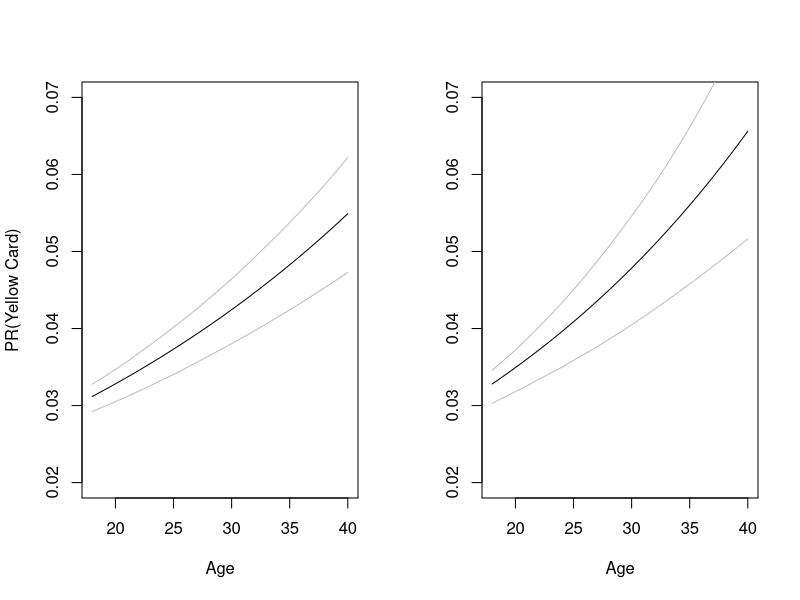
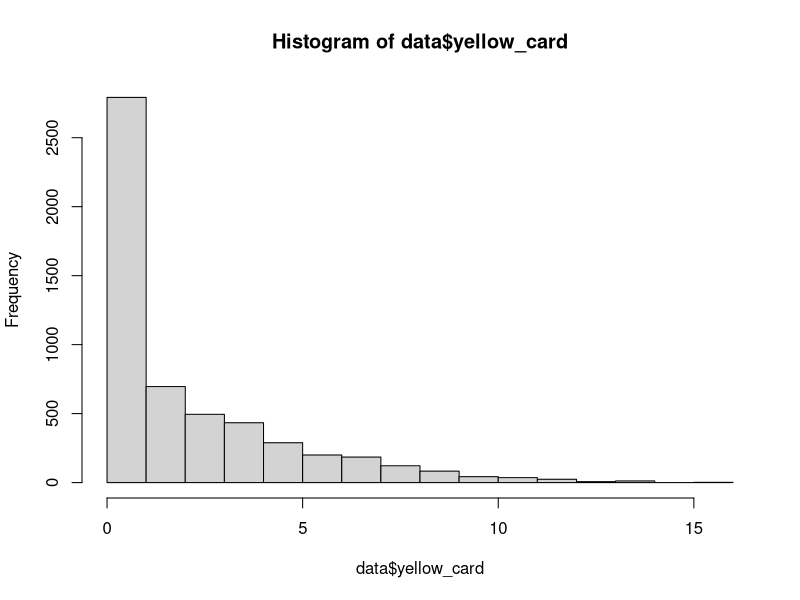
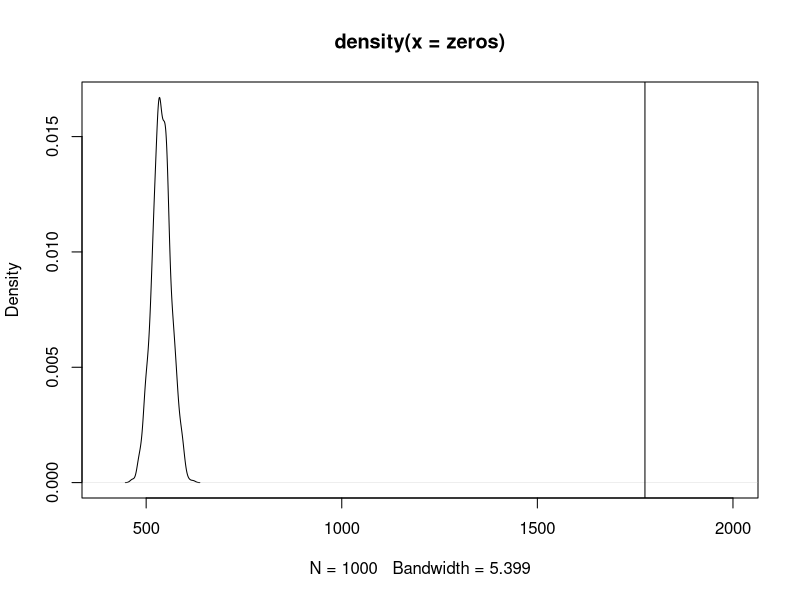
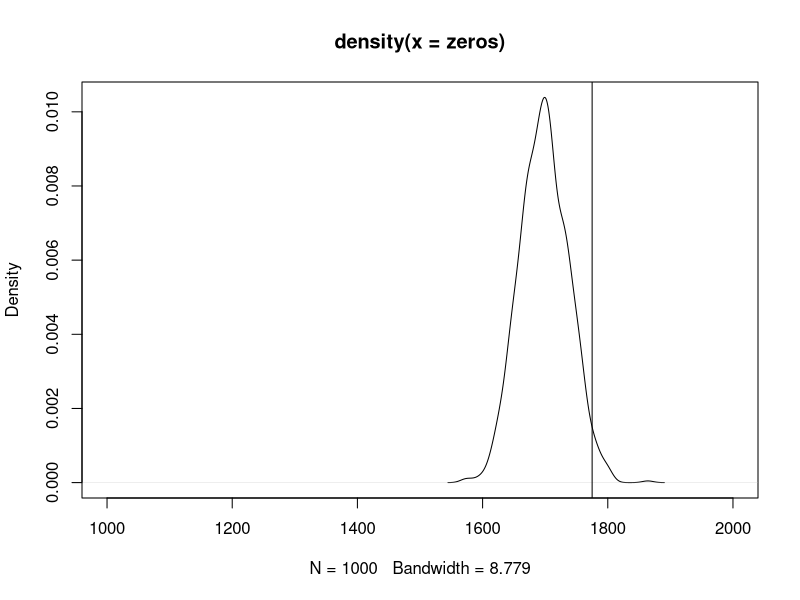

Write the R code that produced these figures, in order.
#################################################################
# count data, over dispersion and zero inflation
# Lab 6, 13.10.14
# Quant III, Elad Zippory
#################################################################

rm(list=ls())
set.seed(123)
library(foreign)

# Overdispersion and zero inflation - POISSION and BINOMIAL
data <- read.dta("soccer_data.dta")
# Miguel, Edward, Sebastin M. Saiegh, and Shanker Satyanath. 
# "Civil war exposure and violence." Economics & Politics 23.1 (2011): 59-73.

## estimating poisson model
#---------------------------------------------------------------------
summary(poisson <- glm(yellow_card ~ civwar + age, 
                       family = "poisson", data = data))

## negative binomial
library(MASS)
summary(negbin <- glm.nb(yellow_card ~ civwar + age, data = data))

## estimating marginal effects of age using simulation, assuming civwar=0
#---------------------------------------------------------------------
par(mfrow=c(1,2))
## POISSON
betas <- mvrnorm(n=1000, mu=poisson$coefficients, 
                 Sigma=summary(poisson)$cov.unscaled)
age <- 18:40
marg <- matrix(NA, nrow=1000, ncol=length(age))

# this is a horrible double loop. try to do both with apply().
# i.e write a function of one iteration, with apply(), then another
# apply that calls that function.
for (i in 1:1000)
{
    for (a in 1:length(age))
    {
        marg[i,a] <- betas[i,3] * exp(c(1, 0, a) %*% betas[i,])
    }
}

marg <- apply(marg, 2, function(x)
  c(mean(x), quantile(x, c(.025, .975))))

plot(age, marg[1,], type="l", 
     xlab="Age", ylab="PR(Yellow Card)", ylim=c(0.02, 0.07))
lines(age, marg[2,], col="grey")
lines(age, marg[3,], col="grey")

#---------------------------------------------------------------------
## NEGATIVE BINOMIAL
betas <- mvrnorm(n=1000, mu=negbin$coefficients, 
                 Sigma=summary(negbin)$cov.unscaled)
age <- 18:40
marg <- matrix(NA, nrow=1000, ncol=length(age))
for (i in 1:1000)
{
    for (a in 1:length(age))
    {
        marg[i,a] <- betas[i,3] * exp(c(1, 0, a) %*% betas[i,])
    }
}

marg <- apply(marg, 2, function(x) c(mean(x), quantile(x, c(.025, .975))))

plot(age, marg[1,], type="l", 
     xlab="Age", ylab="", ylim=c(0.02, 0.07))
lines(age, marg[2,], col="grey")
lines(age, marg[3,], col="grey")
#---------------------------------------------------------------------
# Infalted Zeros?
par(mfrow=c(1,1))
hist(data$yellow_card)

# How would you test for it?
# given data and parameters, what is the probability that we observe zeros?

betas <- mvrnorm(n=1000, mu=poisson$coefficients, 
                 Sigma=summary(poisson)$cov.unscaled)

zeros=numeric(1000)
for (i in 1:1000)
{
    xb=cbind(1,data$civwar,data$age)%*%betas[i,]
    zeros[i]=sum(rpois(n = length(xb),lambda = exp(xb))==0)
}

plot(density(zeros),xlim = c(400,2000))
abline(v = sum(data$yellow_card==0))


betas <- mvrnorm(n=1000, mu=negbin$coefficients, 
                 Sigma=summary(negbin)$cov.unscaled)

zeros=numeric(1000)
for (i in 1:1000)
{
    xb=cbind(1,data$civwar,data$age)%*%betas[i,]
    zeros[i]=sum(rnegbin(n = length(xb),mu = exp(xb),theta = summary(negbin)$theta)==0)
}

plot(density(zeros),xlim = c(1000,2000))
abline(v = sum(data$yellow_card==0))
# so NB is plausible, but poor.

# Lab work: model over-dispersion and zero-inflation
